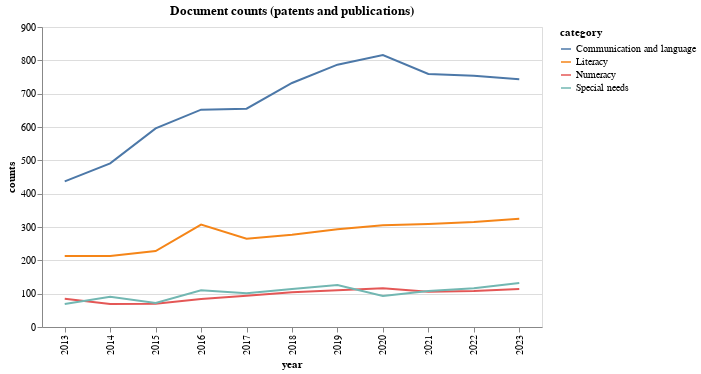

Notebook code for this chart:
### Code cell
# Plot the technology timeseries with Literacy, Numeracy, Communication and language, Special needs
include = ['Literacy', 'Numeracy', 'Communication and language', 'Special needs']
fig = (
    alt.Chart(
        timeseries_df.query('category in @include').query('year < 2024'),
        width=500)
    .mark_line()
    .encode(
        x='year:O',
        y='counts:Q',
        color='category'
    )
    .properties(
        title='Document counts (patents and publications)'
    )
)
fig

### Figure 1 — Vega-Lite specification as saved in the notebook (floating-point values rounded to 4 significant figures)
{"config": {"view": {"continuousWidth": 400, "continuousHeight": 300}}, "data": {"name": "data-c76c17f02d8ffea350b1df7c1a628ea4"}, "mark": "line", "encoding": {"color": {"field": "category", "type": "nominal"}, "x": {"field": "year", "type": "ordinal"}, "y": {"field": "counts", "type": "quantitative"}}, "title": "Document counts (patents and publications)", "width": 500, "$schema": "https://vega.github.io/schema/vega-lite/v4.17.0.json", "datasets": {"data-c76c17f02d8ffea350b1df7c1a628ea4": [{"year": 2013, "counts": 213, "category": "Literacy"}, {"year": 2014, "counts": 213, "category": "Literacy"}, {"year": 2015, "counts": 228, "category": "Literacy"}, {"year": 2016, "counts": 307, "category": "Literacy"}, {"year": 2017, "counts": 265, "category": "Literacy"}, {"year": 2018, "counts": 277, "category": "Literacy"}, {"year": 2019, "counts": 293, "category": "Literacy"}, {"year": 2020, "counts": 305, "category": "Literacy"}, {"year": 2021, "counts": 309, "category": "Literacy"}, {"year": 2022, "counts": 315, "category": "Literacy"}, {"year": 2023, "counts": 325, "category": "Literacy"}, {"year": 2013, "counts": 85, "category": "Numeracy"}, {"year": 2014, "counts": 69, "category": "Numeracy"}, {"year": 2015, "counts": 70, "category": "Numeracy"}, {"year": 2016, "counts": 84, "category": "Numeracy"}, {"year": 2017, "counts": 94, "category": "Numeracy"}, {"year": 2018, "counts": 104, "category": "Numeracy"}, {"year": 2019, "counts": 110, "category": "Numeracy"}, {"year": 2020, "counts": 116, "category": "Numeracy"}, {"year": 2021, "counts": 106, "category": "Numeracy"}, {"year": 2022, "counts": 108, "category": "Numeracy"}, {"year": 2023, "counts": 114, "category": "Numeracy"}, {"year": 2013, "counts": 437, "category": "Communication and language"}, {"year": 2014, "counts": 491, "category": "Communication and language"}, {"year": 2015, "counts": 596, "category": "Communication and language"}, {"year": 2016, "counts": 652, "category": "Communication and language"}, {"year": 2017, "counts": 655, "category": "Communication and language"}, {"year": 2018, "counts": 732, "category": "Communication and language"}, {"year": 2019, "counts": 787, "category": "Communication and language"}, {"year": 2020, "counts": 816, "category": "Communication and language"}, {"year": 2021, "counts": 759, "category": "Communication and language"}, {"year": 2022, "counts": 754, "category": "Communication and language"}, {"year": 2023, "counts": 743, "category": "Communication and language"}, {"year": 2013, "counts": 69, "category": "Special needs"}, {"year": 2014, "counts": 91, "category": "Special needs"}, {"year": 2015, "counts": 72, "category": "Special needs"}, {"year": 2016, "counts": 110, "category": "Special needs"}, {"year": 2017, "counts": 101, "category": "Special needs"}, {"year": 2018, "counts": 114, "category": "Special needs"}, {"year": 2019, "counts": 126, "category": "Special needs"}, {"year": 2020, "counts": 93, "category": "Special needs"}, {"year": 2021, "counts": 108, "category": "Special needs"}, {"year": 2022, "counts": 116, "category": "Special needs"}, {"year": 2023, "counts": 132, "category": "Special needs"}]}}
